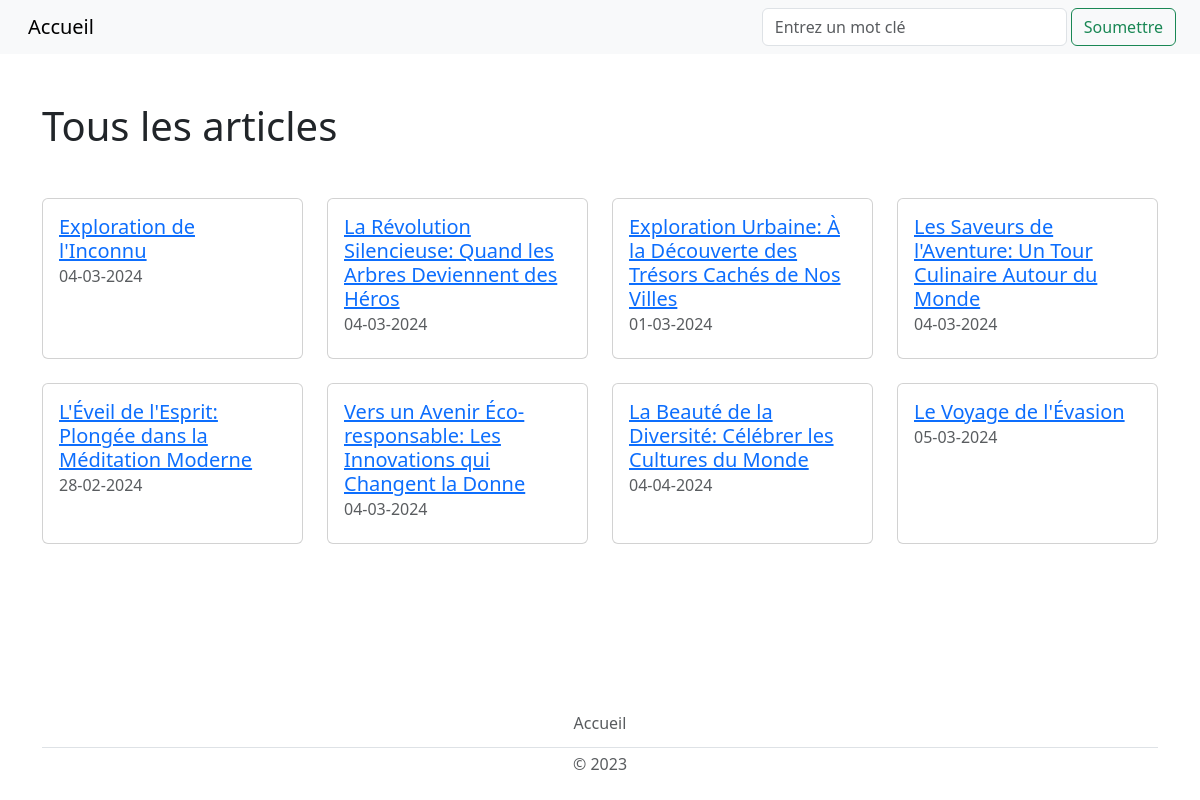
/resultats/, run on an earlier commit of the app's database.
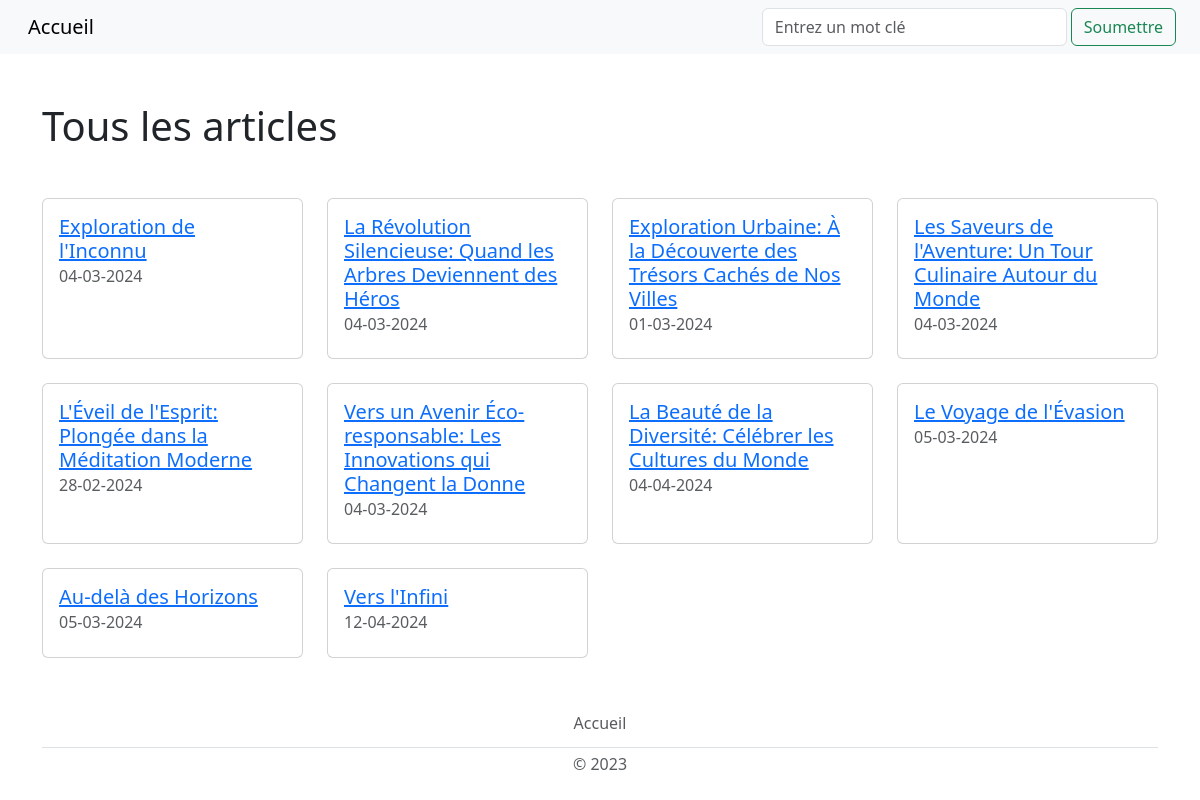
And on a later commit of the database.
### tables this page shows
CREATE TABLE ARTICLES (
    id_article VARCHAR(50) PRIMARY KEY,
    titre_article varchar(100) NOT NULL,
    date_publication DATE NOT NULL,
    contenu TEXT NOT NULL,
    id_utilisateur INTEGER NOT NULL,
    CONSTRAINT fk_auteur FOREIGN KEY (id_utilisateur) REFERENCES UTILISATEURS(id_utilisateur)
);

### app.py (the view)
@app.route('/resultats/<query>', methods=['GET'])
@app.route('/resultats/', defaults={'query': None}, methods=['GET'])
def resultats(query):
    if query:
        db = get_db()
        articles = db.get_articles(query)
    else:
        db = get_db()
        articles = db.get_articles()
    return render_template('resultats.html', query=query, articles=articles)

### app.py (called while the page is built)
def get_db():
    database = getattr(g, '_database', None)
    if database is None:
        g._database = Database()
    return g._database

@app.teardown_appcontext
def close_connection(exception):
    db = getattr(g, '_database', None)
    if db is not None:
        db.disconnect()

### database.py (called while the page is built)
    def disconnect(self):
        if self.user_connection is not None:
            self.user_connection.close()
        if self.photo_connection is not None:
            self.photo_connection.close()
        if self.session_connection is not None:
            self.session_connection.close()
        if self.article_connection is not None:
            self.article_connection.close()

    def get_article_connection(self):
        if self.article_connection is None:
            self.article_connection = sqlite3.connect('db/articles.db')
        return self.article_connection

    def get_articles(self, recherche_input=None):
        cursor = self.get_article_connection().cursor()
        if recherche_input:
            cursor.execute("SELECT * FROM articles WHERE titre_article LIKE ? OR contenu LIKE ?",
                           ('%' + recherche_input + '%', '%' + recherche_input + '%'))
        else:
            cursor.execute("SELECT id_article, titre_article, date_publication, contenu, id_utilisateur FROM articles")
        return cursor.fetchall()

### templates/resultats.html
{% extends "layout.html" %}
{% block content %}
    <div class="container">
        {% if query %}
            <h1 class="my-5">Résultats de la recherche pour "{{ query }}"</h1>
        {% else %}
            <h1 class="my-5">Tous les articles</h1>
        {% endif %}
        <div class="row row-cols-1 row-cols-md-2 row-cols-lg-4">
            {% for article in articles %}
                <div class="col mb-4">
                    <div class="card h-100">
                        <div class="card-body">
                            <a href="{{ url_for('article', identifiant=article[0]) }}" class="card-link">
                                <h5 class="card-title">{{ article[1] }}</h5>
                            </a>
                            <h6 class="card-subtitle mb-2 text-muted">{{ article[2] }}</h6>
                        </div>
                    </div>
                </div>
            {% endfor %}
        </div>
    </div>
{% endblock %}

### templates/layout.html (shortened to what this page needs)
<!DOCTYPE html>
<html lang="en">
<head>
    <link href="https://cdn.jsdelivr.net/npm/bootstrap@5.3.0-alpha1/dist/css/bootstrap.min.css" rel="stylesheet">
    <link rel="stylesheet" href="{{ url_for('static', filename='css/style.css') }}">
</head>
<body style="display: flex; flex-direction: column; min-height: 100vh;">
<nav class="navbar navbar-expand-lg bg-body-tertiary">
    <div class="container-fluid">
        <ul class="navbar-nav">
            <li class="nav-item">
                <a class="navbar-brand px-3" href="{{ url_for('accueil') }}">Accueil</a>
            </li>
        </ul>
        <form action="{{ url_for('recherche') }}" class="d-flex mx-2" method="POST" role="search">
            <label>
                <input class="form-control me-5" name="recherche_input" placeholder="Entrez un mot clé"
                       type="search"
                       title="Pour voir tous les articles, laisser le champ vide et cliquer sur Soumettre.">
            </label>
            <button class="btn btn-outline-success mx-1" type="submit">Soumettre</button>
        </form>
    </div>
</nav>
{% block content %}{% endblock %}
<footer class="py-1 my-1 mt-auto">
    <div class="container">
        <ul class="nav justify-content-center border-bottom pb-1 mb-1">
            <li class="nav-item"><a href="{{ url_for('accueil') }}"
                                    class="nav-link px-2 text-body-secondary">Accueil</a></li>
        </ul>
        <p class="text-center text-body-secondary">© 2023</p>
    </div>
</footer>
</body>
</html>

What changed in the data, as far as the page shows it:
added ARTICLES: titre_article "Au-delà des Horizons", date_publication "05-03-2024"
added ARTICLES: titre_article "Vers l'Infini", date_publication "12-04-2024"
